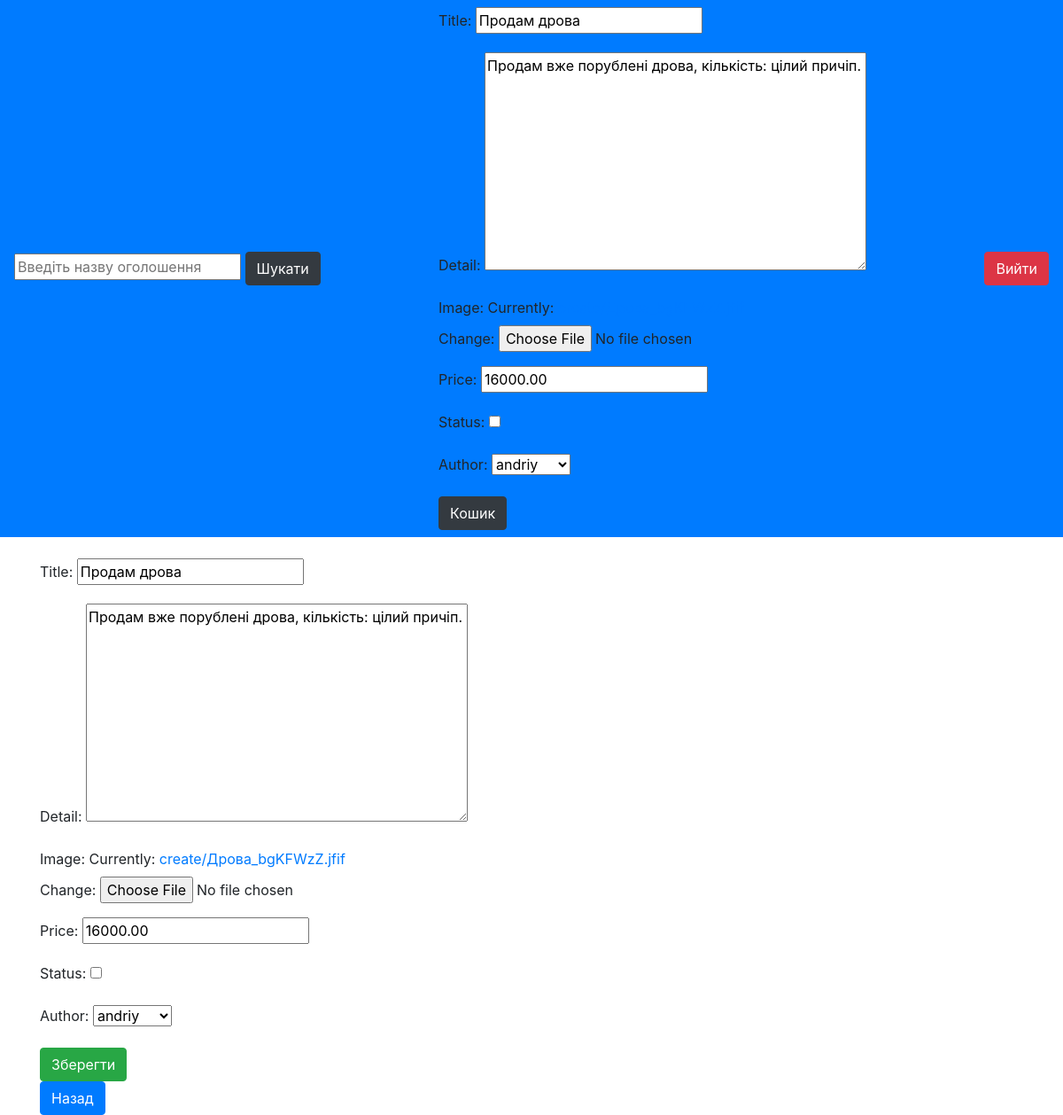
/3/update/ (signed in), run on the app's committed database.
### ads/models.py (models this page shows)
class Ad(models.Model):
    title = models.CharField(max_length=30)
    detail = models.TextField(blank=True)
    image = models.ImageField(upload_to='create/')
    price = models.DecimalField(max_digits=15, decimal_places=2)
    status = models.BooleanField(default=False)
    author = models.ForeignKey(User, on_delete=models.CASCADE)

### ads/views.py (the view)
# urls.py: path('<int:pk>/update/', views.AdUpdateView.as_view(), name="update_ad"),
class AdUpdateView(LoginRequiredMixin, UserPassesTestMixin, UpdateView):
    model = Ad
    fields = "__all__"
    template_name = 'update_ad.html'
    success_url = reverse_lazy('ad_list')
    def test_func(self):
        ad = self.get_object()
        return ad.author == self.request.user

### templates/update_ad.html (shortened to what this page needs)
{% extends "base.html" %}
{% block content %}
    <form method="post" enctype="multipart/form-data">
        {{ form.as_p }}
        <button class="btn btn-success" type="submit">Зберегти</button>
    </form>
    <a class="btn btn-primary" href="{% url 'ad_list' %}">Назад</a>
{% endblock %}

### templates/base.html (shortened to what this page needs)
<!DOCTYPE html>
<html>
<head>
    <link rel="stylesheet" href="https://cdn.jsdelivr.net/npm/bootstrap@4.3.1/dist/css/bootstrap.min.css">
</head>
<body>
    <nav class="navbar navbar-primary bg-primary">
        <form method="get" action="">
            <input type="text" name="q" placeholder="Введіть назву оголошення" value="{{ request.GET.q }}">
            <button class="btn btn-dark" type="submit">Шукати</button>
        </form>
        <form method="post" action="{% url 'cart_list' %}">
            {{ form.as_p }}
            <a class="btn btn-dark" type="submit" href="{% url 'cart_list' %}">Кошик</a>
        </form>
        <form action="{% url 'logout' %}" method="post" style="display: inline;">
            <button type="submit" class="btn btn-danger">Вийти</button>
        </form>
      </nav>
    <div class="container mt-4">
        {% block content %}
        {% endblock %}
    </div>
</body>
</html>

### data on the page
Ad: title "Продам дрова", detail "Продам вже порублені дрова, кількість: цілий причіп.", price "16000.00", author "andriy"
